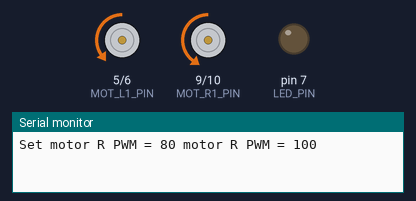
Simulated run of this sketch. Board: Arduino Uno, built with avr-gcc and run on an emulated ATmega328P. Shown: motor-driver pin pairs drawn as motors (green arrow = first pin HIGH = forward, orange = second pin HIGH = backward, longer = more drive), output pins drawn as LEDs (lit = HIGH), the last lines printed to the serial monitor.

Above: at 0.2 s.
At 9.65 s:
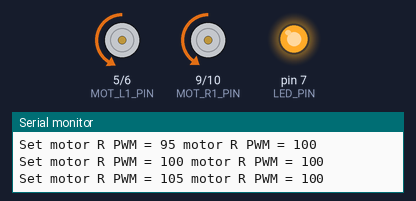
At 19.4 s:
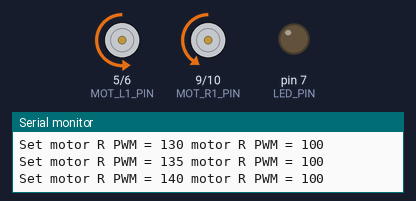
At 28.86 s:
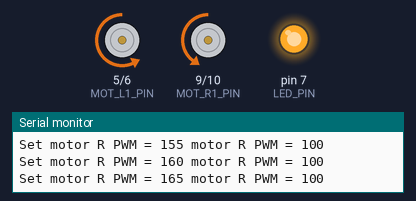
At 38.6 s:
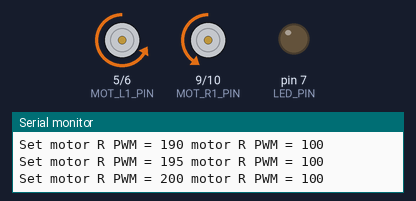
Timing chart, 0 to 40.0 s (numbered marks = the images above):
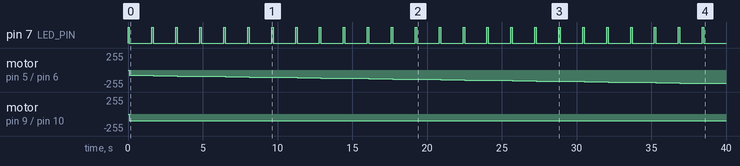

Measured:
- by itself, pin 7 (LED_PIN): alternates HIGH for 0.10 s and LOW for 1.5 s
- by itself, motor on pin 5 (MOT_L1_PIN) / pin 6 (MOT_L2_PIN): moves from stopped to backward 200/255 over 38.4 s
- by itself, motor on pin 9 (MOT_R1_PIN) / pin 10 (MOT_R2_PIN): stopped → backward 100/255 at 0.10 s

The sketch:

open-loop-motor-control-group2.ino
```cpp
//C code on Arduino UNO

#define FIRMWARE_VERSION "v.1.0"

#define UART_BAUDRATE 9600 //At which speed the information is sent through the Arduino

#define LED_PIN 7 //Pin on the arduino board where the

#define MOT_L1_PIN 5  //Connected to IN2 pin to the servos
#define MOT_L2_PIN 6  //Connected to IN1 pin to the servos
#define MOT_R1_PIN 9  //Connected to IN3 pin to the servos
#define MOT_R2_PIN 10 //Connected to IN4 pin to the servos
#define UPDATE_PERIOD 1500 // The servo speed updates every 1500 milliseconds + BLINK_DURATION
#define BLINK_PERIOD 100 //Blinks for 100 milliseconds after each updated
int InitialLeftServoPWM = 80; //The initial pwm value that will increase to match the right pwm
const int ConstantRightServoPWM = 100; // Three chosen constant values of either 100 ,150 and 200
        // This can be changed to the right or left servo depending on which is lagging behind

void setup(){
  //initiate
  Serial.begin(UART_BAUDRATE);

  //H-Bridge switches pins to output
  pinMode(MOT_L1_PIN, OUTPUT);
  pinMode(MOT_L2_PIN, OUTPUT);
  pinMode(MOT_R1_PIN, OUTPUT);
  pinMode(MOT_R2_PIN, OUTPUT);
  // The pins are set to low, indicating them being off
  digitalWrite(MOT_L1_PIN, LOW);
  digitalWrite(MOT_L2_PIN, LOW);
  digitalWrite(MOT_R1_PIN, LOW);
  digitalWrite(MOT_R2_PIN, LOW);
  //Setting LED pin to output
  pinMode(LED_PIN, OUTPUT);
}

void Set_Motor_pwm(int pwm, int IN1_PIN, int IN2_PIN)
{
  if (pwm < 0) {  //reverse speeds
    analogWrite(IN1_PIN, -pwm); /*if the pwm signal is negative,
                              the signal gets sent through pin IN1 instead of pin IN2 */
    digitalWrite(IN2_PIN, LOW);

  } else { // stop or forward
    digitalWrite(IN1_PIN, LOW);
    analogWrite(IN2_PIN, pwm);
  }
}
//Inputs pwm for right and left and sets speed
void Set_Motor_Currents(int pwm_L, int pwm_R)
{
  Set_Motor_pwm(pwm_L, MOT_L1_PIN, MOT_L2_PIN);
  Set_Motor_pwm(pwm_R, MOT_R1_PIN, MOT_R2_PIN);

  //Prints status message to the console.
  Serial.print("Set motor R PWM = ");
  Serial.print(pwm_L);
  Serial.print(" motor R PWM = ");
  Serial.println(pwm_R);
}
//Drives forward and changes left servo speed every 1500 millieconds with a 100 millisecond blink
void Forward_Lag_Check(int PWM_L, int PWM_R, int Duration, int BlinkDuration)
{
  for (int LeftVariablePWM=PWM_L;LeftVariablePWM<=255;LeftVariablePWM+=5)
  {
    digitalWrite(LED_PIN, HIGH); // The first blink will be at the initial value
    delay(BlinkDuration);
    digitalWrite(LED_PIN, LOW);
    Set_Motor_Currents(LeftVariablePWM, PWM_R);
    delay(Duration);

  }
}

void loop()
{
  //Implementing function in loop
  Forward_Lag_Check(InitialLeftServoPWM,ConstantRightServoPWM,UPDATE_PERIOD,BLINK_PERIOD); // sets speed of motors to value entered above for 0.5 sec and keeps repeating
}
```
